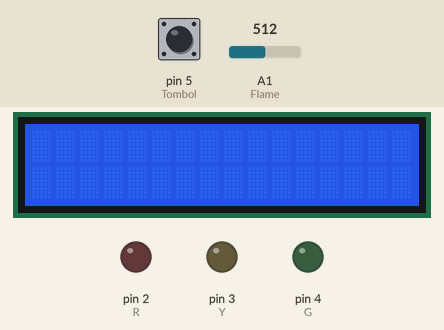
Simulated run of this sketch. Board: Arduino Uno, built with avr-gcc and run on an emulated ATmega328P. Shown: 16×2 character LCD, output pins drawn as LEDs (lit = HIGH). Dashed ring = blinking. The inputs (shaded band) are chosen by the test bench; at power-on: pin 5 (Tombol) LOW, A1 (Flame) = 512. What the sketch prints to the serial monitor is not drawn.

Above: at 1.2 s.
1.3 s: pin 5 (Tombol) pulled HIGH for 3.2 s
At 2.4 s:
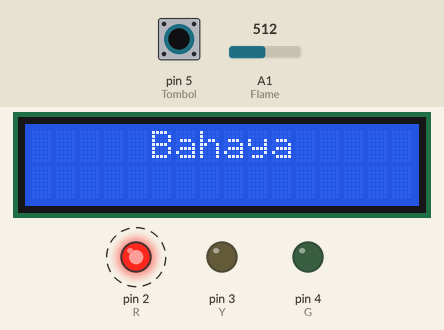
6.0 s: A1 (Flame) set to 601
7.5 s: A1 (Flame) set to 630
At 9.0 s:
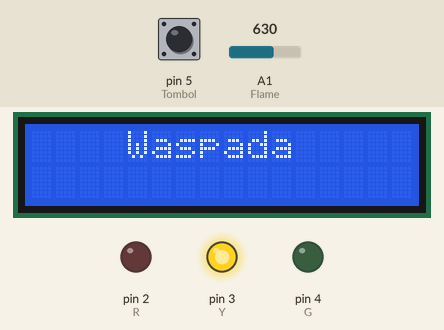
10.0 s: A1 (Flame) set to 884
12.0 s: A1 (Flame) set to 918
At 13.9 s:
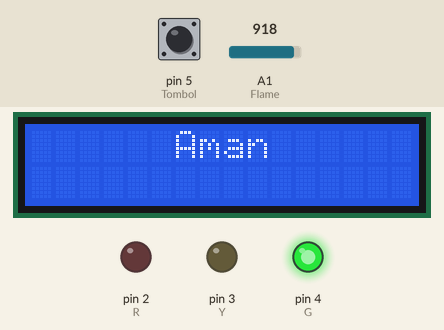
14.5 s: pin 5 (Tombol) pulled HIGH for 1 s
At 15.37 s:
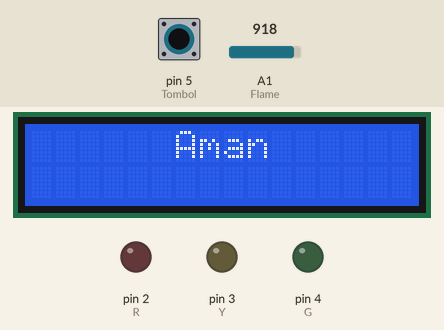
Timing chart, 0 to 17.5 s (numbered marks = the images above; inputs shaded):
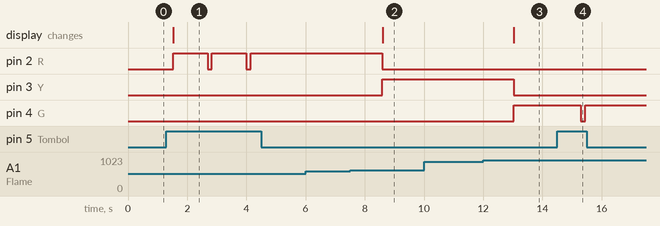

Measured:
- the behaviour switches between 618 and 619 on A1 (Flame) (found by bisection; images 1 and 2)
- the behaviour switches between 899 and 900 on A1 (Flame) (found by bisection; images 2 and 3)
- after the input at 1.3 s, pin 2 (R): alternates HIGH for 1.2 s and LOW for 0.15 s, starting after 0.23 s; the display: changes after 0.24 s (image 1)
- after the input at 6.0 s, every drawn part: stays the same
- after the input at 7.5 s, pin 2 (R): HIGH → LOW after 1.1 s; pin 3 (Y): LOW → HIGH after 1.1 s; the display: changes after 1.1 s (image 2)
- after the input at 10.0 s, every drawn part: stays the same
- after the input at 12.0 s, pin 3 (Y): HIGH → LOW after 1.0 s; pin 4 (G): LOW → HIGH after 1.0 s; the display: changes after 1.0 s (image 3)
- after the input at 14.5 s, pin 4 (G): HIGH → LOW after 0.80 s, → HIGH 0.15 s later

The sketch:

Flame_LCD_Tombol_LED_Kunci.ino
```cpp
#include <LiquidCrystal_I2C.h>

//Inisialisasi
int Flame=A1;
int R=2;
int Y=3;
int G=4;
int Tombol=5;
int Kunci=0;

//inisialisasi pembuatan variabel
LiquidCrystal_I2C lcd(0x27, 16, 2);

void setup() {
  // Menentukan fungsionalitas dari Pin
  Serial.begin(9600);
  lcd.begin();
  pinMode(Flame,INPUT);
  pinMode(R,OUTPUT);
  pinMode(Y,OUTPUT);
  pinMode(G,OUTPUT);
  pinMode(Tombol,INPUT);
  lcd.clear();
}

void loop() {
  //Baca Data
  int bacaFlame=analogRead(Flame);
      bacaFlame=map(bacaFlame,1024,0,0,255);
  int bacaTombol=digitalRead(Tombol);

  // Post serial
  Serial.println("NilaiFlame :" + String(bacaFlame));
  delay(100);
  Serial.println("KondisiTombol :" + String(bacaTombol));

  //Logika
  if(bacaTombol==1 && Kunci==0){
  delay(50);
  Kunci=1;
  }
  else if(bacaTombol==1 && Kunci==1){
   delay(50);
   Kunci=0;
  }
  if(Kunci ==1){
    if(bacaFlame<=30){
  digitalWrite(R,LOW);
  digitalWrite(Y,LOW);
  digitalWrite(G,HIGH);
  lcd.clear();
  lcd.setCursor(6,0); lcd.print("Aman");
  delay(1000);
  }
  else if(bacaFlame>=31 && bacaFlame<=100){
  digitalWrite(R,LOW);
  digitalWrite(Y,HIGH);
  digitalWrite(G,LOW);
  lcd.clear();
  lcd.setCursor(4,0),lcd.print("Waspada");
  delay(1000);
}
 else if(bacaFlame>=101){
  digitalWrite(R,HIGH);
  digitalWrite(Y,LOW);
  digitalWrite(G,LOW);
  lcd.clear();
  lcd.setCursor(5,0),lcd.print("Bahaya");
  delay(1000);
 }
  }
  if(Kunci==0){
  digitalWrite(R,LOW);
  digitalWrite(Y,LOW);
  digitalWrite(G,LOW);
  }
}
```
